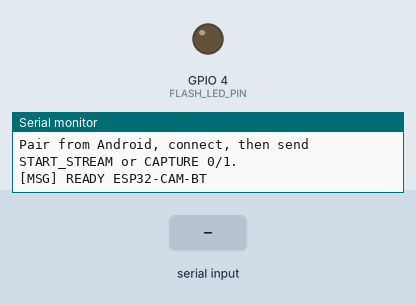
The sketch below on a simulated ESP32. Parts: output pins drawn as LEDs (lit = HIGH), the last lines printed to the serial monitor. Inputs (shaded band) come from the test bench. Storage starts empty; nothing arrives over Bluetooth unless stated; the camera gives no picture.

Above: at 2.0 s.
2.1 s: "CAPTURE 1\n" received over the second serial link
At 2.22 s:
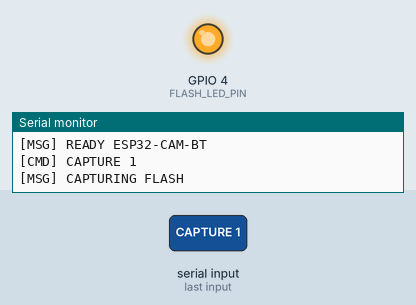
3.8 s: "PING 1\n" received over the second serial link
5.3 s: "CAPTURE 150\n" received over the second serial link
Timing chart, 0 to 8.3 s (numbered marks = the images above; inputs shaded):
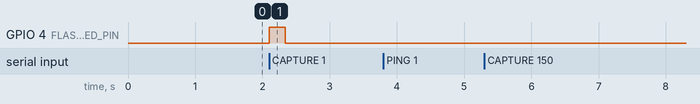

Measured:
- after the input at 2.1 s, GPIO 4 (FLASH_LED_PIN): LOW → HIGH at once, → LOW 0.24 s later

The sketch:

ESP32CamBluetoothCamera.ino
```cpp
#include "esp_camera.h"
#include "FS.h"
#include "SD_MMC.h"
#include "BluetoothSerial.h"

#if !defined(CONFIG_BT_ENABLED) || !defined(CONFIG_BLUEDROID_ENABLED)
#error Bluetooth is not enabled. Enable Bluetooth in the ESP32 Arduino core configuration.
#endif

// AI Thinker ESP32-CAM pin map.
#define PWDN_GPIO_NUM 32
#define RESET_GPIO_NUM -1
#define XCLK_GPIO_NUM 0
#define SIOD_GPIO_NUM 26
#define SIOC_GPIO_NUM 27

#define Y9_GPIO_NUM 35
#define Y8_GPIO_NUM 34
#define Y7_GPIO_NUM 39
#define Y6_GPIO_NUM 36
#define Y5_GPIO_NUM 21
#define Y4_GPIO_NUM 19
#define Y3_GPIO_NUM 18
#define Y2_GPIO_NUM 5
#define VSYNC_GPIO_NUM 25
#define HREF_GPIO_NUM 23
#define PCLK_GPIO_NUM 22

#define FLASH_LED_PIN 4

static const char *BT_DEVICE_NAME = "ESP32-CAM-BT";
static const uint32_t DEFAULT_STREAM_INTERVAL_MS = 1500;
static const uint32_t MIN_STREAM_INTERVAL_MS = 700;
static const uint32_t MAX_STREAM_INTERVAL_MS = 10000;
static const uint16_t FLASH_WARMUP_MS = 180;
static const size_t BT_CHUNK_SIZE = 1024;

BluetoothSerial SerialBT;

String rxLine;
bool sdReady = false;
bool wasConnected = false;
bool streaming = false;
uint32_t streamIntervalMs = DEFAULT_STREAM_INTERVAL_MS;
uint32_t lastFrameAt = 0;
uint32_t photoCounter = 0;

void sendMessage(const String &message) {
  Serial.println("[MSG] " + message);
  if (SerialBT.hasClient()) {
    SerialBT.print("MSG ");
    SerialBT.print(message);
    SerialBT.print('\n');
  }
}

bool sendImage(const char *kind, const uint8_t *data, size_t length) {
  if (!SerialBT.hasClient()) {
    return false;
  }

  SerialBT.printf("IMG %s %u\n", kind, (unsigned int)length);

  size_t offset = 0;
  while (offset < length && SerialBT.hasClient()) {
    size_t remaining = length - offset;
    size_t chunk = remaining > BT_CHUNK_SIZE ? BT_CHUNK_SIZE : remaining;
    size_t written = SerialBT.write(data + offset, chunk);

    if (written == 0) {
      delay(8);
      continue;
    }

    offset += written;
    delay(2);
  }

  SerialBT.flush();
  return offset == length;
}

bool initCamera() {
  camera_config_t config;
  config.ledc_channel = LEDC_CHANNEL_0;
  config.ledc_timer = LEDC_TIMER_0;
  config.pin_d0 = Y2_GPIO_NUM;
  config.pin_d1 = Y3_GPIO_NUM;
  config.pin_d2 = Y4_GPIO_NUM;
  config.pin_d3 = Y5_GPIO_NUM;
  config.pin_d4 = Y6_GPIO_NUM;
  config.pin_d5 = Y7_GPIO_NUM;
  config.pin_d6 = Y8_GPIO_NUM;
  config.pin_d7 = Y9_GPIO_NUM;
  config.pin_xclk = XCLK_GPIO_NUM;
  config.pin_pclk = PCLK_GPIO_NUM;
  config.pin_vsync = VSYNC_GPIO_NUM;
  config.pin_href = HREF_GPIO_NUM;
  config.pin_sccb_sda = SIOD_GPIO_NUM;
  config.pin_sccb_scl = SIOC_GPIO_NUM;
  config.pin_pwdn = PWDN_GPIO_NUM;
  config.pin_reset = RESET_GPIO_NUM;
  config.xclk_freq_hz = 20000000;
  config.pixel_format = PIXFORMAT_JPEG;

  // QVGA keeps the JPEG small enough for stable Bluetooth transfer.
  config.frame_size = FRAMESIZE_QVGA;
  config.jpeg_quality = 14;
  config.fb_count = psramFound() ? 2 : 1;
  config.fb_location = psramFound() ? CAMERA_FB_IN_PSRAM : CAMERA_FB_IN_DRAM;
  config.grab_mode = CAMERA_GRAB_LATEST;

  esp_err_t err = esp_camera_init(&config);
  if (err != ESP_OK) {
    Serial.printf("Camera init failed: 0x%x\n", err);
    return false;
  }

  sensor_t *sensor = esp_camera_sensor_get();
  if (sensor) {
    sensor->set_framesize(sensor, FRAMESIZE_QVGA);
    sensor->set_quality(sensor, 14);
    sensor->set_brightness(sensor, 0);
    sensor->set_saturation(sensor, 0);
  }

  return true;
}

bool initSdCard() {
  // Use 1-bit SD mode so GPIO4 stays available for the flash LED.
  if (!SD_MMC.begin("/sdcard", true, false)) {
    Serial.println("SD_MMC mount failed. Photos will not be saved.");
    return false;
  }

  uint8_t cardType = SD_MMC.cardType();
  if (cardType == CARD_NONE) {
    Serial.println("No microSD card found.");
    return false;
  }

  Serial.printf("microSD ready. Size: %llu MB\n", SD_MMC.cardSize() / (1024ULL * 1024ULL));
  return true;
}

String nextPhotoPath() {
  for (uint32_t attempt = 0; attempt < 100000; attempt++) {
    photoCounter++;
    char path[32];
    snprintf(path, sizeof(path), "/photo_%06lu.jpg", (unsigned long)photoCounter);
    if (!SD_MMC.exists(path)) {
      return String(path);
    }
  }

  return "/photo_latest.jpg";
}

bool saveJpegToSd(const String &path, const uint8_t *data, size_t length) {
  if (!sdReady) {
    return false;
  }

  File file = SD_MMC.open(path, FILE_WRITE);
  if (!file) {
    return false;
  }

  size_t written = file.write(data, length);
  file.close();
  return written == length;
}

camera_fb_t *captureJpeg(bool useFlash) {
  if (useFlash) {
    digitalWrite(FLASH_LED_PIN, HIGH);
    delay(FLASH_WARMUP_MS);
  }

  camera_fb_t *fb = esp_camera_fb_get();

  if (useFlash) {
    digitalWrite(FLASH_LED_PIN, LOW);
  }

  if (!fb) {
    sendMessage("ERROR CAMERA_CAPTURE_FAILED");
  }

  return fb;
}

void capturePhoto(bool useFlash) {
  bool resumeStream = streaming;
  streaming = false;

  sendMessage(useFlash ? "CAPTURING FLASH" : "CAPTURING NO_FLASH");

  camera_fb_t *fb = captureJpeg(useFlash);
  if (!fb) {
    streaming = resumeStream;
    return;
  }

  String path = nextPhotoPath();
  bool saved = saveJpegToSd(path, fb->buf, fb->len);

  if (saved) {
    sendMessage("SAVED " + path + " " + String(fb->len));
  } else {
    sendMessage("ERROR SD_SAVE_FAILED");
  }

  if (!sendImage("PHOTO", fb->buf, fb->len)) {
    Serial.println("Could not send photo over Bluetooth.");
  }

  esp_camera_fb_return(fb);
  streaming = resumeStream;
  lastFrameAt = millis();
}

void sendStreamFrame() {
  camera_fb_t *fb = captureJpeg(false);
  if (!fb) {
    return;
  }

  if (!sendImage("FRAME", fb->buf, fb->len)) {
    Serial.println("Could not send stream frame over Bluetooth.");
  }

  esp_camera_fb_return(fb);
}

void processCommand(String command) {
  command.trim();
  if (command.length() == 0) {
    return;
  }

  String upper = command;
  upper.toUpperCase();
  Serial.println("[CMD] " + upper);

  if (upper == "PING") {
    sendMessage("PONG");
    return;
  }

  if (upper == "START_STREAM") {
    streaming = true;
    lastFrameAt = 0;
    sendMessage("STREAM_STARTED");
    return;
  }

  if (upper == "STOP_STREAM") {
    streaming = false;
    sendMessage("STREAM_STOPPED");
    return;
  }

  if (upper.startsWith("SET_INTERVAL ")) {
    String value = upper.substring(String("SET_INTERVAL ").length());
    uint32_t requested = value.toInt();
    if (requested < MIN_STREAM_INTERVAL_MS) {
      requested = MIN_STREAM_INTERVAL_MS;
    }
    if (requested > MAX_STREAM_INTERVAL_MS) {
      requested = MAX_STREAM_INTERVAL_MS;
    }

    streamIntervalMs = requested;
    sendMessage("INTERVAL " + String(streamIntervalMs));
    return;
  }

  if (upper.startsWith("CAPTURE")) {
    String arg = "0";
    int spaceIndex = upper.indexOf(' ');
    if (spaceIndex >= 0) {
      arg = upper.substring(spaceIndex + 1);
      arg.trim();
    }

    bool useFlash = arg == "1" || arg == "FLASH" || arg == "WITH_FLASH";
    capturePhoto(useFlash);
    return;
  }

  sendMessage("ERROR UNKNOWN_COMMAND");
}

void handleBluetoothInput() {
  while (SerialBT.available()) {
    char c = (char)SerialBT.read();
    if (c == '\r') {
      continue;
    }

    if (c == '\n') {
      processCommand(rxLine);
      rxLine = "";
      continue;
    }

    if (rxLine.length() < 96) {
      rxLine += c;
    } else {
      rxLine = "";
      sendMessage("ERROR COMMAND_TOO_LONG");
    }
  }
}

void setup() {
  Serial.begin(115200);
  Serial.setDebugOutput(false);
  delay(500);

  pinMode(FLASH_LED_PIN, OUTPUT);
  digitalWrite(FLASH_LED_PIN, LOW);

  Serial.println();
  Serial.println("Starting ESP32-CAM Bluetooth camera...");

  if (!initCamera()) {
    Serial.println("Restarting because camera initialization failed.");
    delay(3000);
    ESP.restart();
  }

  sdReady = initSdCard();

  if (!SerialBT.begin(BT_DEVICE_NAME)) {
    Serial.println("Bluetooth start failed. Restarting...");
    delay(3000);
    ESP.restart();
  }

  Serial.println("Bluetooth ready as: " + String(BT_DEVICE_NAME));
  Serial.println("Pair from Android, connect, then send START_STREAM or CAPTURE 0/1.");
}

void loop() {
  bool connected = SerialBT.hasClient();

  if (connected && !wasConnected) {
    wasConnected = true;
    rxLine = "";
    sendMessage("READY " + String(BT_DEVICE_NAME));
  }

  if (!connected && wasConnected) {
    wasConnected = false;
    streaming = false;
    rxLine = "";
    Serial.println("Bluetooth client disconnected.");
  }

  if (!connected) {
    delay(50);
    return;
  }

  handleBluetoothInput();

  if (streaming && millis() - lastFrameAt >= streamIntervalMs) {
    lastFrameAt = millis();
    sendStreamFrame();
  }

  delay(5);
}
```
